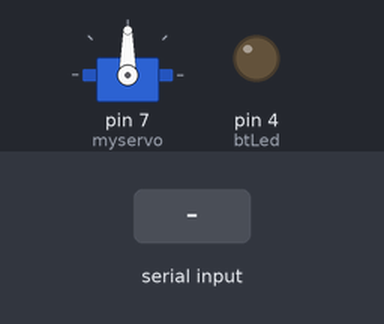
A sketch run on a simulated Arduino Uno, built with avr-gcc and run on an emulated ATmega328P. On the bench: servo, output pins drawn as LEDs (lit = HIGH). Dashed ring = blinking. The inputs (shaded band) are chosen by the test bench. What the sketch prints to the serial monitor is not drawn.

Above: at 1.2 s.
1.3 s: "PARTY" received over Serial
At 1.51 s:
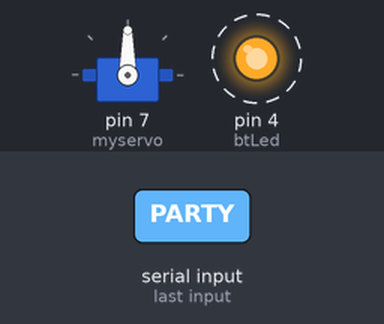
4.3 s: "SERVOON" received over Serial
At 7.27 s:
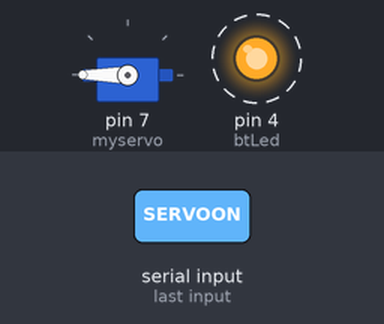
7.3 s: "NOPARTY" received over Serial
At 7.6 s:
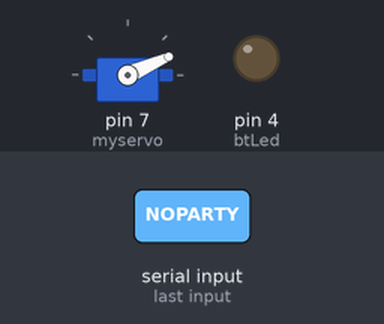
10.3 s: "LEDON" received over Serial
At 11.5 s:
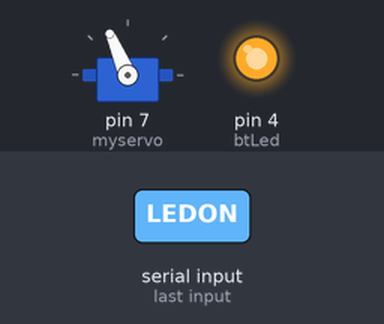
13.3 s: "LEDOFF" received over Serial
At 13.6 s:
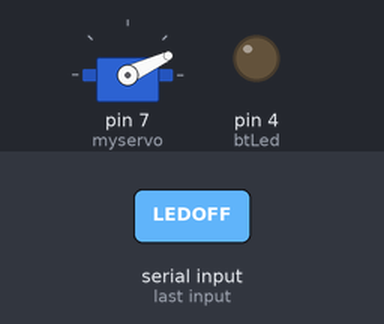
16.3 s: ":" received over Serial
Timing chart, 0 to 66.8 s (numbered marks = the images above; inputs shaded):
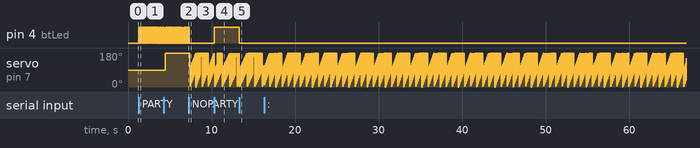

Measured:
- after the input at 1.3 s, pin 4 (btLed): alternates HIGH for 0.05 s and LOW for 0.05 s, starting at once
- after the input at 4.3 s, servo on pin 7 (myservo): 90° → 180° after 0.13 s
- after the input at 7.3 s, pin 4 (btLed): goes on until 7.3 s, then stays LOW
- after the input at 10.3 s, pin 4 (btLed): LOW → HIGH at once
- after the input at 13.3 s, pin 4 (btLed): HIGH → LOW at once

The sketch:

Arduino_Code.ino.ino
```cpp
#include <stdio.h>
#include <ctype.h>
#include <Servo.h>

const int btLed = 4; // Pin to led
const int rxPin = 1; // Arduino transfer/bluetooth receive
const int txPin = 0; // Arduino receive/bluetooth transfer
const int servoPin = 7;

char command;
String string;
boolean party = false;
int turnOn = 0;
Servo myservo;
int pos = 0;

void setup() {
  Serial.begin(9600); //This is where you will transfer data. Open Serial Monitor to see data r/t.
  pinMode(btLed, OUTPUT);
  myservo.attach(7);

}

void loop() {
  if (Serial.available()) {
    string = "";
  }
  while (Serial.available()) {
    command = ((byte)Serial.read());
    if (command == ":") {
      break;
    } else {
      string += command;
    }
    delay(1); // DOES NOT WORK WITHOUT THIS..
  }
  commandList(string);
  Serial.print(" "); // DOES NOT WORK WITHOUT THIS..
}

void commandList(String string) {
  if (string == "LEDON") {
    ledOn();
  }
  if (string == "LEDOFF") {
    ledOff();
  }
  if (string == "PARTY") {
    party = true;
  }
  if (string == "NOPARTY") {
    party = false;
  }
  if (string == "SERVOON") {
    turnOn = 1;
  }
  if (string == "SERVOOFF") {
    turnOn = 2;
  }
  if (string.substring(0, 2) == "AT") {
    Serial.print(string);
    //delay(2000); // might fix rx issues
  }
  houseParty(party); // Might be better to call all functions like this? (so ledOn/Off --> led(boolean b) )
  // So different tasks can run at the same time..
  servoTurn(turnOn);
}

void ledOn() {
  digitalWrite(btLed, HIGH);
}

void ledOff() {
  digitalWrite(btLed, LOW);
}

void houseParty(boolean isParty) {
  if (isParty) {
    ledOn();
    delay(50);
    ledOff();
    delay(50);
  }
}

void servoTurn(int turnOn) {
  if (turnOn == 1) {
    for (pos = 0; pos <= 180; pos += 1) {
      myservo.write(pos);
      //delay(15);
    }
  }
  else if (turnOn == 2) {
    for (pos = 180; pos >= 0; pos -= 1) {
      myservo.write(pos);
      //delay(15);
    }
  }
  turnOn = 0;
}
```
